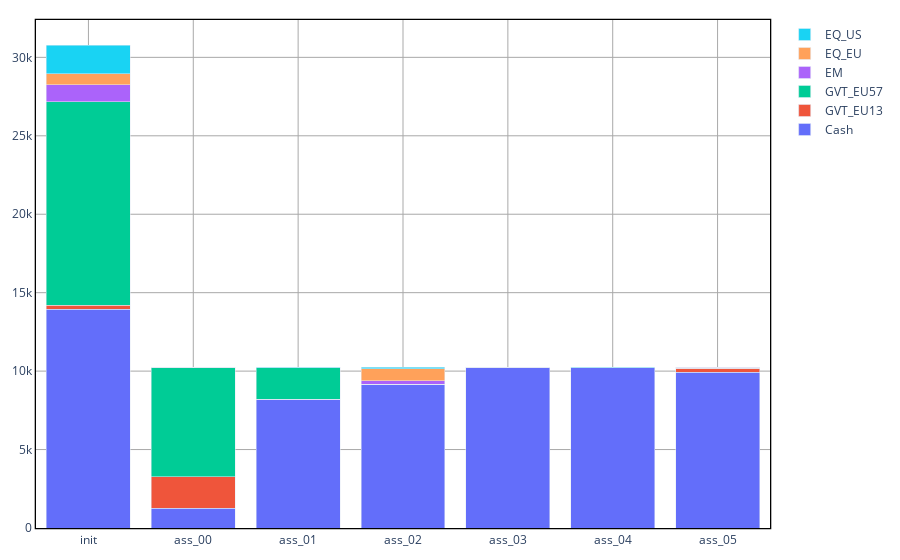
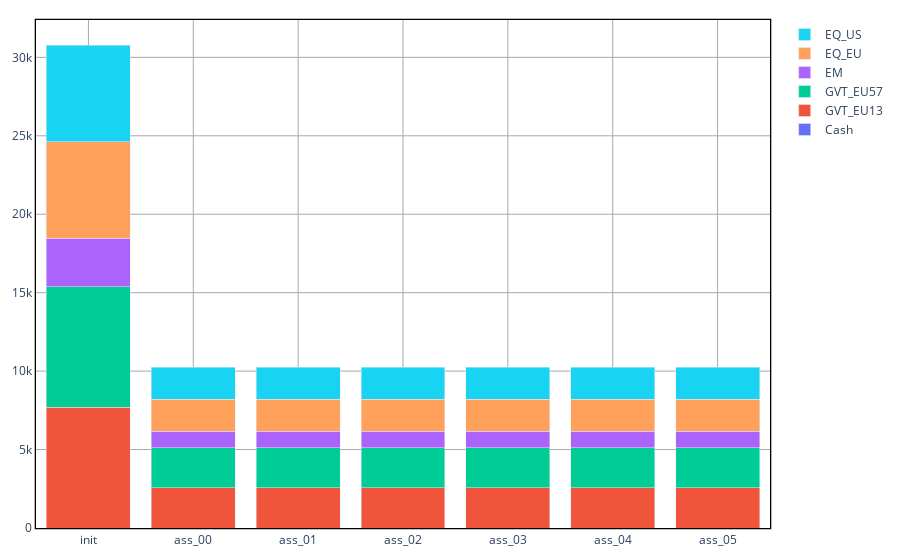

The code cell stored with these charts, in order, in its notebook:
### Code cell
plt = AssetSplitDetailsChart(problem, sol, "ETF", colormap_ETF)
plt.show()
plt = AssetSplitDetailsChart(problem, sol_bah, "ETF", colormap_ETF)
plt.show()

### Figure 1 — Plotly figure (JSON) as saved in the notebook; plotly's stock layout.template omitted (floating-point values rounded to 4 significant figures)
{"data": [{"marker": {"color": "#636EFA"}, "name": "Cash", "type": "bar", "x": ["init", "ass_00", "ass_01", "ass_02", "ass_03", "ass_04", "ass_05"], "y": [13950.0, 1272.0, 8193.0, 9166.0, 10240.0, 10220.0, 9936.0]}, {"marker": {"color": "#EF553B"}, "name": "GVT_EU13", "type": "bar", "x": ["init", "ass_00", "ass_01", "ass_02", "ass_03", "ass_04", "ass_05"], "y": [238.9, 1987.0, 0, 0, 0, 0, 260.7]}, {"marker": {"color": "#00CC96"}, "name": "GVT_EU57", "type": "bar", "x": ["init", "ass_00", "ass_01", "ass_02", "ass_03", "ass_04", "ass_05"], "y": [13000.0, 6984.0, 2030.0, 0, 0, 0, 0]}, {"marker": {"color": "#AB63FA"}, "name": "EM", "type": "bar", "x": ["init", "ass_00", "ass_01", "ass_02", "ass_03", "ass_04", "ass_05"], "y": [1083.0, 11.67, 0, 235.5, 12.49, 0, 57.25]}, {"marker": {"color": "#FFA15A"}, "name": "EQ_EU", "type": "bar", "x": ["init", "ass_00", "ass_01", "ass_02", "ass_03", "ass_04", "ass_05"], "y": [690.9, 0, 0, 756.2, 0, 0, 0]}, {"marker": {"color": "#19D3F3"}, "name": "EQ_US", "type": "bar", "x": ["init", "ass_00", "ass_01", "ass_02", "ass_03", "ass_04", "ass_05"], "y": [1805.0, 0, 31.74, 96.2, 0, 32.24, 0]}], "layout": {"barmode": "stack", "margin": {"b": 20, "l": 20, "r": 20, "t": 20}, "paper_bgcolor": "white", "plot_bgcolor": "white", "showlegend": true, "xaxis": {"gridcolor": "darkgray", "gridwidth": 1, "linecolor": "black", "linewidth": 1.3, "mirror": true, "showgrid": true, "showline": true}, "yaxis": {"gridcolor": "darkgray", "gridwidth": 1, "linecolor": "black", "linewidth": 1.3, "mirror": true, "showgrid": true, "showline": true}}}

### Figure 2 — Plotly figure (JSON) as saved in the notebook; plotly's stock layout.template omitted (floating-point values rounded to 4 significant figures)
{"data": [{"marker": {"color": "#636EFA"}, "name": "Cash", "type": "bar", "x": ["init", "ass_00", "ass_01", "ass_02", "ass_03", "ass_04", "ass_05"], "y": [0, 0, 0, 0, 0, 0, 0]}, {"marker": {"color": "#EF553B"}, "name": "GVT_EU13", "type": "bar", "x": ["init", "ass_00", "ass_01", "ass_02", "ass_03", "ass_04", "ass_05"], "y": [7691.0, 2564.0, 2564.0, 2564.0, 2564.0, 2564.0, 2564.0]}, {"marker": {"color": "#00CC96"}, "name": "GVT_EU57", "type": "bar", "x": ["init", "ass_00", "ass_01", "ass_02", "ass_03", "ass_04", "ass_05"], "y": [7691.0, 2564.0, 2564.0, 2564.0, 2564.0, 2564.0, 2564.0]}, {"marker": {"color": "#AB63FA"}, "name": "EM", "type": "bar", "x": ["init", "ass_00", "ass_01", "ass_02", "ass_03", "ass_04", "ass_05"], "y": [3076.0, 1025.0, 1025.0, 1025.0, 1025.0, 1025.0, 1025.0]}, {"marker": {"color": "#FFA15A"}, "name": "EQ_EU", "type": "bar", "x": ["init", "ass_00", "ass_01", "ass_02", "ass_03", "ass_04", "ass_05"], "y": [6152.0, 2051.0, 2051.0, 2051.0, 2051.0, 2051.0, 2051.0]}, {"marker": {"color": "#19D3F3"}, "name": "EQ_US", "type": "bar", "x": ["init", "ass_00", "ass_01", "ass_02", "ass_03", "ass_04", "ass_05"], "y": [6152.0, 2051.0, 2051.0, 2051.0, 2051.0, 2051.0, 2051.0]}], "layout": {"barmode": "stack", "margin": {"b": 20, "l": 20, "r": 20, "t": 20}, "paper_bgcolor": "white", "plot_bgcolor": "white", "showlegend": true, "xaxis": {"gridcolor": "darkgray", "gridwidth": 1, "linecolor": "black", "linewidth": 1.3, "mirror": true, "showgrid": true, "showline": true}, "yaxis": {"gridcolor": "darkgray", "gridwidth": 1, "linecolor": "black", "linewidth": 1.3, "mirror": true, "showgrid": true, "showline": true}}}
